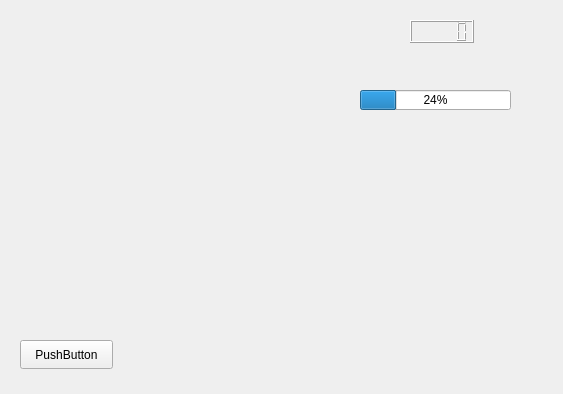
<?xml version="1.0" encoding="UTF-8"?>
<ui version="4.0">
 <class>dashboard</class>
 <widget class="QWidget" name="dashboard">
  <property name="geometry">
   <rect>
    <x>0</x>
    <y>0</y>
    <width>563</width>
    <height>394</height>
   </rect>
  </property>
  <property name="windowTitle">
   <string>dashboard</string>
  </property>
  <widget class="QPushButton" name="exitButton">
   <property name="geometry">
    <rect>
     <x>20</x>
     <y>340</y>
     <width>93</width>
     <height>29</height>
    </rect>
   </property>
   <property name="text">
    <string>PushButton</string>
   </property>
  </widget>
  <widget class="QLCDNumber" name="thermometer">
   <property name="geometry">
    <rect>
     <x>410</x>
     <y>20</y>
     <width>64</width>
     <height>23</height>
    </rect>
   </property>
  </widget>
  <widget class="QProgressBar" name="batteryProgressbar">
   <property name="geometry">
    <rect>
     <x>360</x>
     <y>90</y>
     <width>151</width>
     <height>20</height>
    </rect>
   </property>
   <property name="value">
    <number>24</number>
   </property>
  </widget>
 </widget>
 <resources/>
 <connections/>
</ui>
